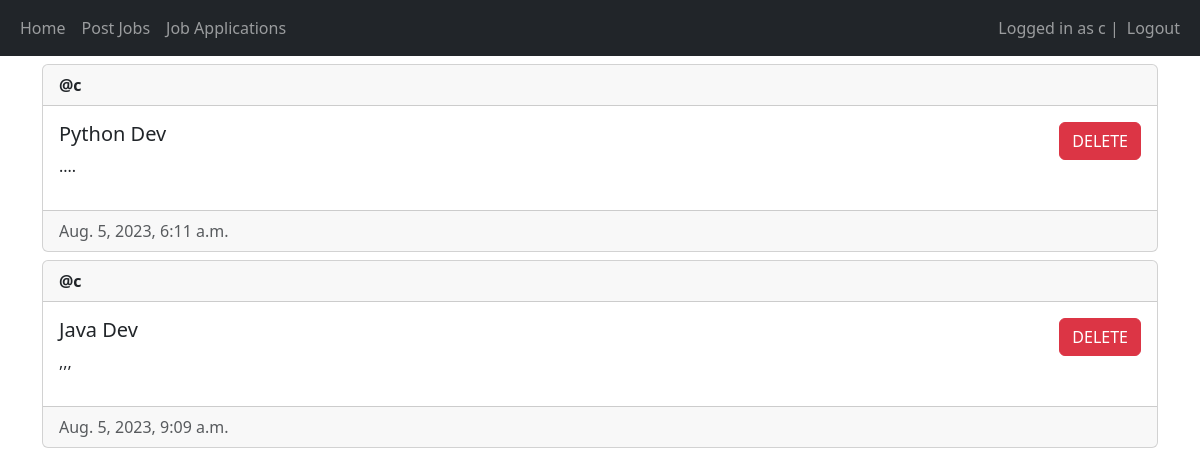
The page /jobrecruiter-home (signed in) on the database its author committed.
### main/models.py (models this page shows)
class Job(models.Model):
    author = models.ForeignKey(User, on_delete=models.CASCADE)
    title = models.CharField(max_length=25)
    description = models.TextField()
    created_at = models.DateTimeField(auto_now_add=True)
    def __str__(self):
        return self.title

### main/views.py (the view)
# urls.py: path('jobrecruiter-home', views.jobrecruiter_home, name='jobrecruiter_home'),
@job_recruiter_access_only()
@login_required(login_url='/jobrecruiter-login')
def jobrecruiter_home(request):
    jobs = {}
    job_exists = Job.objects.filter(author_id=request.user.id).exists()
    if job_exists:
        jobs = Job.objects.filter(author_id=request.user.id)
    if request.method == 'POST':
        job_id = request.POST.get('job-id')
        job = Job.objects.filter(id=job_id).first()
        if job and job.author == request.user:
            job.delete()
    print('okl', jobs)
    return render(request, 'main/jobrecruiter_home.html', {'jobs': jobs})

### main/templates/main/jobrecruiter_home.html (shortened to what this page needs)
{% extends 'main/jobrecruiter_base.html' %}
{% block content %}
{% for job in jobs %}
<div class="card mt-2">
    <div class="card-header"><strong>@{{ job.author.username }}</strong></div>
    <div class="card-body d-flex flex-row justify-content-between">
        <div>
            <h5 class="card-title">{{ job.title }}</h5>
            <p>{{ job.description }}</p>
        </div>
        <div>
            {% if user == job.author %}
            <form method="post">
                <button type="submit" class="btn btn-danger" name="job-id" value="{{ job.id }}">DELETE</button>
            </form>
            {% endif %}
        </div>
    </div>
    <div class="card-footer text-muted">
        {{ job.created_at}}
    </div>
</div>
{% empty %}
<p>No jobs posted yet...</p>
{% endfor %}
{% endblock %}

### main/templates/main/jobrecruiter_base.html (shortened to what this page needs)
<!doctype html>
<html lang="en">
<head>
    <link href="https://cdn.jsdelivr.net/npm/bootstrap@5.3.0/dist/css/bootstrap.min.css" rel="stylesheet"
>
</head>
<body>
<nav class="navbar navbar-expand-lg navbar-dark bg-dark">
    <div class="container-fluid">
        <div>
            <ul class="navbar-nav">
                <li class="nav-item">
                    <a class="nav-link" href="/jobrecruiter-home">Home</a>
                </li>
                <li class="nav-item">
                    <a class="nav-link" href="/create-job">Post Jobs</a>
                </li>
                <li class="nav-item">
                    <a class="nav-link" href="/job-applications">Job Applications</a>
                </li>
            </ul>
        </div>
        <div>
            <ul class="navbar-nav">
                {% if user.is_authenticated %}
                <span class="navbar-text">Logged in as {{user.username}} | </span>
                <li class="nav-item">
                    <a class="nav-link" href="/logout">Logout</a>
                </li>
                {% endif %}
            </ul>
        </div>
    </div>
</nav>
<div class="container">
    {% block content %}
    {% endblock %}
</div>
</body>
</html>

### rows shown on the page
Job: author.username "c", title "Python Dev", description "....", {{ job.id }} 1 (drawn), created_at "Aug. 5, 2023, 6:11 a.m."
Job: author.username "c", title "Java Dev", description ",,,", {{ job.id }} 2 (drawn), created_at "Aug. 5, 2023, 9:09 a.m."

### other values the page prints
{{ user.username }} "c"
